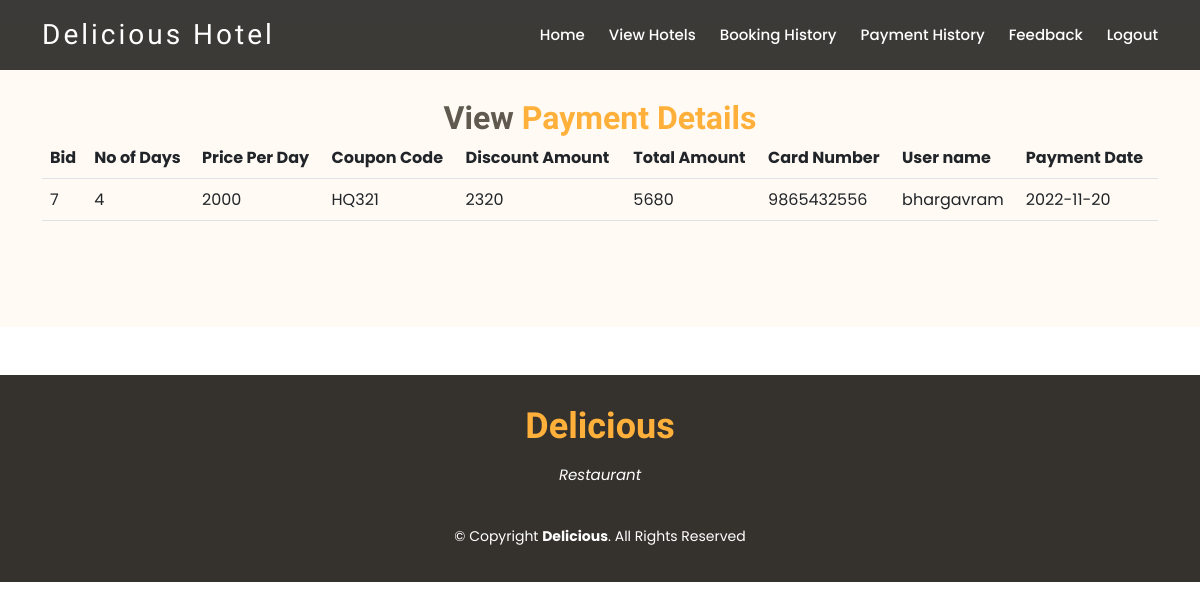
The page /PaymentHistory.php (signed in) on the database its author committed.
### tables this page shows
CREATE TABLE `payment` (
  `bid` int(11) NOT NULL,
  `nod` int(11) NOT NULL,
  `ppd` int(11) NOT NULL,
  `couponcode` varchar(30) NOT NULL,
  `DiscountAmount` int(11) NOT NULL,
  `tamount` int(11) NOT NULL,
  `cardnumber` varchar(20) NOT NULL,
  `pin` int(11) NOT NULL,
  `uname` varchar(30) NOT NULL,
  `pdate` date NOT NULL
);

### PaymentHistory.php (the view, shortened to what this page needs)
<html>
<head>
  <link href=" assets/vendor/animate.css/animate.min.css  " rel="stylesheet">
  <link href=" assets/vendor/bootstrap/css/bootstrap.min.css  " rel="stylesheet">
  <link href=" assets/vendor/bootstrap-icons/bootstrap-icons.css  " rel="stylesheet">
  <link href=" assets/vendor/boxicons/css/boxicons.min.css  " rel="stylesheet">
  <link href=" assets/vendor/glightbox/css/glightbox.min.css  " rel="stylesheet">
  <link href=" assets/vendor/swiper/swiper-bundle.min.css  " rel="stylesheet">
  <link href=" assets/css/style.css  " rel="stylesheet">
</head>
<body>
    <header id="header" class="fixed-top d-flex align-items-center header-transparent">
        <div class="container-fluid container-xl d-flex align-items-center justify-content-between">
          <div class="logo me-auto">
            <h1><a href="index2.html">Delicious Hotel</a></h1>
          </div>
          <?php
             require_once "customermenu.php";
          ?>
        </div>
      </header>
      <main id="main">
      <br>
      <section id="about" class="about">
  <?php
       require_once "connect.php";
       $uname = $_SESSION['uname'];
       $sql = "SELECT * FROM payment where uname='".$uname."'";
        $stmt = $conn->prepare($sql);
        $stmt->execute();
        $result = $stmt->get_result();
?>
    <div class="container">
      <div class="section-title">
        <h2>View <span>Payment Details</span></h2>
           <table class="table table-border" >
            <tr>
                <th>Bid</th>
                <th>No of Days</th>
                <th>Price Per Day</th>
                <th>Coupon Code</th>
                <th>Discount Amount</th>
                <th>Total Amount</th>
                <th>Card Number</th>
                <th>User name</th>
                <th>Payment Date</th>
            </tr>
        <?php
     if ($result->num_rows > 0) {
    while ($row = $result->fetch_array()) {
        ?>
        <tr>
            <td><?php echo $row[0]; ?></td>
            <td><?php echo $row[1]; ?></td>
            <td><?php echo $row[2]; ?></td>
            <td><?php echo $row[3]; ?></td>
            <td><?php echo $row[4]; ?></td>
            <td><?php echo $row[5]; ?></td>
            <td><?php echo $row[6]; ?></td>
            <td><?php echo $row[8]; ?></td>
            <td><?php echo $row[9]; ?></td>
           </tr>
<?php
    }
}
   ?>
            </table>
         </div>
    </div>
  </section>
  <div style="clear:both">
           <br><br>
    </div>
</main>
       <footer id="footer">
        <div class="container">
          <h3>Delicious</h3>
          <p>Restaurant</p>
          <div class="copyright">
            &copy; Copyright <strong><span>Delicious</span></strong>. All Rights Reserved
          </div>
        </div>
      </footer>
</body>
</html>

### assets/css/style.css (style rules this page uses)
body { font-family: "Poppins", sans-serif; color: #444444; }
a { text-decoration: none; color: #ffb03b; }
h1, h2, h3, h4, h5, h6 { font-family: "Satisfy", sans-serif; }
#header { top: 0px; height: 70px; z-index: 997; transition: all 0.5s; padding: 10px 0; background: rgba(26, 24, 22, 0.85); }
#header.header-transparent { background: rgba(26, 24, 22, 0.85); }
#header .logo h1 { font-size: 28px; margin: 0; line-height: 1; font-weight: 400; letter-spacing: 3px; }
#header .logo h1 a, #header .logo h1 a:hover { color: #fff; text-decoration: none; }
section { padding: 60px 0; }
.section-title { text-align: center; padding-bottom: 30px; }
.section-title h2 { margin: 15px 0 0 0; font-size: 32px; font-weight: 700; color: #5f5950; }
.section-title h2 span { color: #ffb03b; }
.about { background: #fffaf3; }
#footer { background: #35322d; color: #fff; font-size: 14px; text-align: center; padding: 30px 0; }
#footer h3 { font-size: 36px; font-weight: 700; color: #ffb03b; position: relative; padding: 0; margin: 0 0 15px 0; }
#footer p { font-size: 15; font-style: italic; padding: 0; margin: 0 0 40px 0; }
#footer .copyright { margin: 0 0 5px 0; }

### rows shown on the page
payment: bid "7", nod "4", ppd "2000", couponcode "HQ321", DiscountAmount "2320", tamount "5680", cardnumber "9865432556", uname "bhargavram", pdate "2022-11-20"
